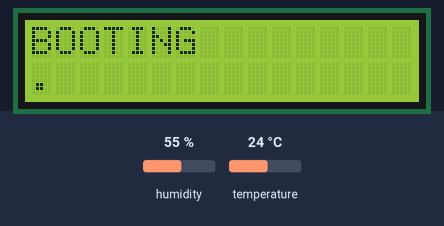
Recording of a sketch running on a simulated Arduino Uno, built with avr-gcc and run on an emulated ATmega328P. On the bench: 16×2 character LCD. Inputs (shaded band) come from the test bench; at power-on: humidity 55 %, temperature 24 °C.

Above: at 0.1 s.
At 2.2 s:
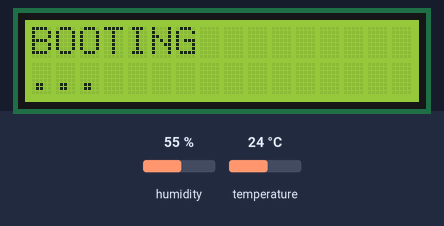
At 4.2 s:
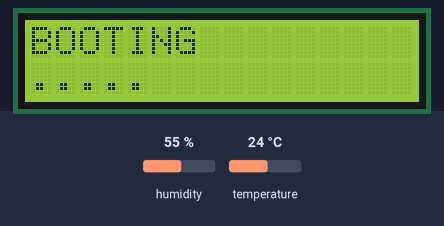
At 6.3 s:
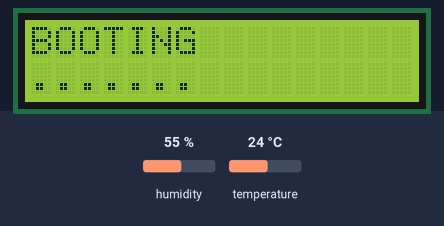
At 8.3 s:
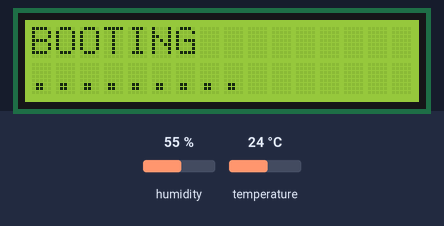
At 9.4 s:
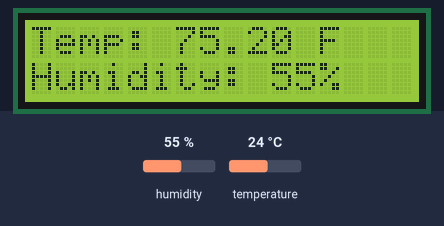

The sketch:

LCD_Weather.ino
```cpp
/* LCD_Weather */
/* Displays temperature and humidity on an onboard LCD screen. */

/* Circuit:

This circuit requires an Arduino Uno R3 or similar, a DHT11, and a 16x2
LCD display (16-pin) that's compatible with the Hitachi HD44780 driver.

This assumes that you are using the circuit whose diagram is available on
[URL HERE]. If you're building your own circuit, these are the Arduino pins that
are used:

* DHT Signal to D2
* D7 to LCD RS
* D8 to LCD E
* D9 to LCD D4
* D10 to LCD D5
* D11 to LCD D6
* D12 to LCD D7
* LCD RW to V0
*/

/* LICENSE */
/*
MIT License

Copyright (c) [year] [fullname]

Permission is hereby granted, free of charge, to any person obtaining a copy
of this software and associated documentation files (the "Software"), to deal
in the Software without restriction, including without limitation the rights
to use, copy, modify, merge, publish, distribute, sublicense, and/or sell
copies of the Software, and to permit persons to whom the Software is
furnished to do so, subject to the following conditions:

The above copyright notice and this permission notice shall be included in all
copies or substantial portions of the Software.

THE SOFTWARE IS PROVIDED "AS IS", WITHOUT WARRANTY OF ANY KIND, EXPRESS OR
IMPLIED, INCLUDING BUT NOT LIMITED TO THE WARRANTIES OF MERCHANTABILITY,
FITNESS FOR A PARTICULAR PURPOSE AND NONINFRINGEMENT. IN NO EVENT SHALL THE
AUTHORS OR COPYRIGHT HOLDERS BE LIABLE FOR ANY CLAIM, DAMAGES OR OTHER
LIABILITY, WHETHER IN AN ACTION OF CONTRACT, TORT OR OTHERWISE, ARISING FROM,
OUT OF OR IN CONNECTION WITH THE SOFTWARE OR THE USE OR OTHER DEALINGS IN THE
SOFTWARE.
*/

#include <LiquidCrystal.h>
#include <SimpleDHT.h>

#define DATA_COUNT 10
#define PIN_DHT11 2

/******************************************************************************/
/* Globals */
/******************************************************************************/
// Initialize the LCD with the pins in use
LiquidCrystal lcd(7, 8, 9, 10, 11, 12);

SimpleDHT11 dht11;

/* These values are for storing a running average of the data over a ten-second
period. This is to help ensure that the data doesn't fluctuate too much. */

int dataIndex = 0;
int allDataCollected = 0;

byte humidityData[DATA_COUNT];
float tempData[DATA_COUNT];

/******************************************************************************/
/* Arduino Code */
/******************************************************************************/

void setup()
{
	// Start the LCD screen with 2 rows, 16 columns
	lcd.begin(16, 2);

	clearLCD();
}

void loop()
{
	byte temperature = 0;
	float tempF = 0;
	byte humidity = 0;
	byte data[40] = {0};

	float tempAvg;
	byte humidityAvg;

	if (dht11.read(PIN_DHT11, &temperature, &humidity, data))
		return;

	tempF = ((float)temperature * 1.8) + 32;
	setData(humidity, tempF);

	if (allDataCollected)
	{
		getData(humidity, tempF, &humidityAvg, &tempAvg);

		lcd.clear();
		lcd.print("Temp: ");
		lcd.print(tempAvg);
		lcd.print(" F");

		lcd.setCursor(0, 1);
		lcd.print("Humidity: ");
		lcd.print(humidityAvg);
		lcd.print("%");
	}
	else
	{
		lcd.setCursor(dataIndex - 1, 1);
		lcd.print(".");
	}

	// The sampling rate of DHT11 is 1 HZ.
	delay(1000);
}

/******************************************************************************/
/* Helper functions */
/******************************************************************************/

void clearLCD()
{
  lcd.setCursor(0, 0);
  lcd.print("BOOTING");
  lcd.setCursor(0, 1);
  lcd.print("                ");
}

/* Gets the current data average */
void getData(byte humidity, float temp, byte* humidityAvg, float* tempAvg)
{
	humidityData[dataIndex] = humidity;
	tempData[dataIndex] = temp;

	int humidityTotal = 0;
	float tempTotal = 0;

	for (int i = 0; i < DATA_COUNT; i++)
	{
		humidityTotal = humidityTotal + humidityData[i];
		tempTotal = tempTotal + tempData[i];
	}

	*humidityAvg = humidityTotal / DATA_COUNT;
	*tempAvg = tempTotal / DATA_COUNT;
}

/* Sets the appropriate data number */
void setData(byte humidity, float temp)
{
	humidityData[dataIndex] = humidity;
	tempData[dataIndex] = temp;

	dataIndex++;
	if (dataIndex == DATA_COUNT)
	{
		dataIndex = 0;
		allDataCollected = 1;
	}
}
```

Measured:
- what the display in image 4 shows lasts 1.0 s, from 8.3 s to 9.3 s
